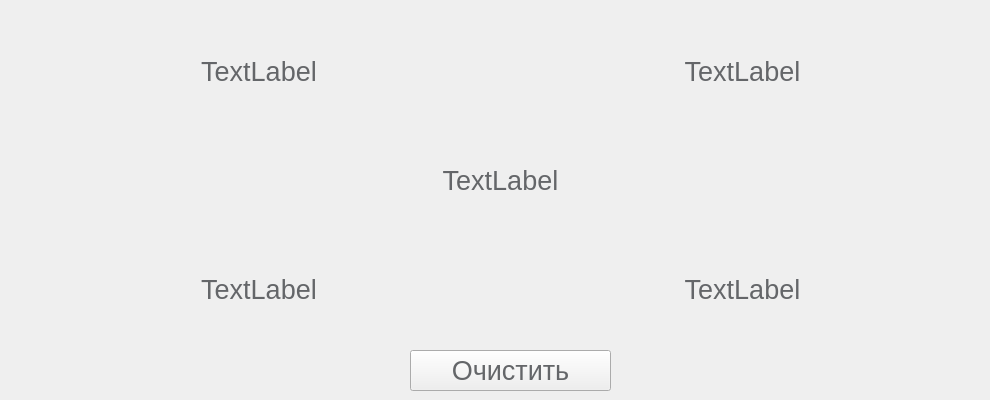
    <widget class="QWidget" name="Profile_page">
     <widget class="QPushButton" name="Button_ClearInfo">
      <property name="geometry">
       <rect>
        <x>410</x>
        <y>350</y>
        <width>201</width>
        <height>41</height>
       </rect>
      </property>
      <property name="font">
       <font>
        <family>Microsoft Sans Serif</family>
        <pointsize>20</pointsize>
        <weight>50</weight>
        <bold>false</bold>
        <stylestrategy>PreferDefault</stylestrategy>
        <kerning>false</kerning>
       </font>
      </property>
      <property name="styleSheet">
       <string notr="true">color: rgb(100, 102, 105);</string>
      </property>
      <property name="text">
       <string>Очистить</string>
      </property>
     </widget>
     <widget class="QWidget" name="">
      <property name="geometry">
       <rect>
        <x>20</x>
        <y>20</y>
        <width>961</width>
        <height>321</height>
       </rect>
      </property>
      <layout class="QGridLayout" name="gridLayout_2">
       <item row="0" column="1">
        <widget class="QLabel" name="accuracy">
         <property name="sizePolicy">
          <sizepolicy hsizetype="Ignored" vsizetype="Ignored">
           <horstretch>0</horstretch>
           <verstretch>0</verstretch>
          </sizepolicy>
         </property>
         <property name="font">
          <font>
           <family>Microsoft Sans Serif</family>
           <pointsize>20</pointsize>
          </font>
         </property>
         <property name="styleSheet">
          <string notr="true">color: rgb(100, 102, 105);
</string>
         </property>
         <property name="text">
          <string>TextLabel</string>
         </property>
         <property name="alignment">
          <set>Qt::AlignCenter</set>
         </property>
        </widget>
       </item>
       <item row="1" column="0" colspan="2">
        <widget class="QLabel" name="timeTyping">
         <property name="sizePolicy">
          <sizepolicy hsizetype="Ignored" vsizetype="Ignored">
           <horstretch>0</horstretch>
           <verstretch>0</verstretch>
          </sizepolicy>
         </property>
         <property name="font">
          <font>
           <family>Microsoft Sans Serif</family>
           <pointsize>20</pointsize>
          </font>
         </property>
         <property name="styleSheet">
          <string notr="true">color: rgb(100, 102, 105);
</string>
         </property>
         <property name="text">
          <string>TextLabel</string>
         </property>
         <property name="alignment">
          <set>Qt::AlignCenter</set>
         </property>
        </widget>
       </item>
       <item row="0" column="0">
        <widget class="QLabel" name="countCompletedTests">
         <property name="sizePolicy">
          <sizepolicy hsizetype="Ignored" vsizetype="Ignored">
           <horstretch>0</horstretch>
           <verstretch>0</verstretch>
          </sizepolicy>
         </property>
         <property name="font">
          <font>
           <family>Microsoft Sans Serif</family>
           <pointsize>20</pointsize>
          </font>
         </property>
         <property name="styleSheet">
          <string notr="true">color: rgb(100, 102, 105);
</string>
         </property>
         <property name="text">
          <string>TextLabel</string>
         </property>
         <property name="alignment">
          <set>Qt::AlignCenter</set>
         </property>
        </widget>
       </item>
       <item row="2" column="1">
        <widget class="QLabel" name="maxSpeed">
         <property name="sizePolicy">
          <sizepolicy hsizetype="Ignored" vsizetype="Ignored">
           <horstretch>0</horstretch>
           <verstretch>0</verstretch>
          </sizepolicy>
         </property>
         <property name="font">
          <font>
           <family>Microsoft Sans Serif</family>
           <pointsize>20</pointsize>
          </font>
         </property>
         <property name="styleSheet">
          <string notr="true">color: rgb(100, 102, 105);
</string>
         </property>
         <property name="text">
          <string>TextLabel</string>
         </property>
         <property name="alignment">
          <set>Qt::AlignCenter</set>
         </property>
        </widget>
       </item>
       <item row="2" column="0">
        <widget class="QLabel" name="averageSpeed">
         <property name="sizePolicy">
          <sizepolicy hsizetype="Ignored" vsizetype="Ignored">
           <horstretch>0</horstretch>
           <verstretch>0</verstretch>
          </sizepolicy>
         </property>
         <property name="font">
          <font>
           <family>Microsoft Sans Serif</family>
           <pointsize>20</pointsize>
          </font>
         </property>
         <property name="styleSheet">
          <string notr="true">color: rgb(100, 102, 105);
</string>
         </property>
         <property name="text">
          <string>TextLabel</string>
         </property>
         <property name="alignment">
          <set>Qt::AlignCenter</set>
         </property>
        </widget>
       </item>
      </layout>
     </widget>
    </widget>
